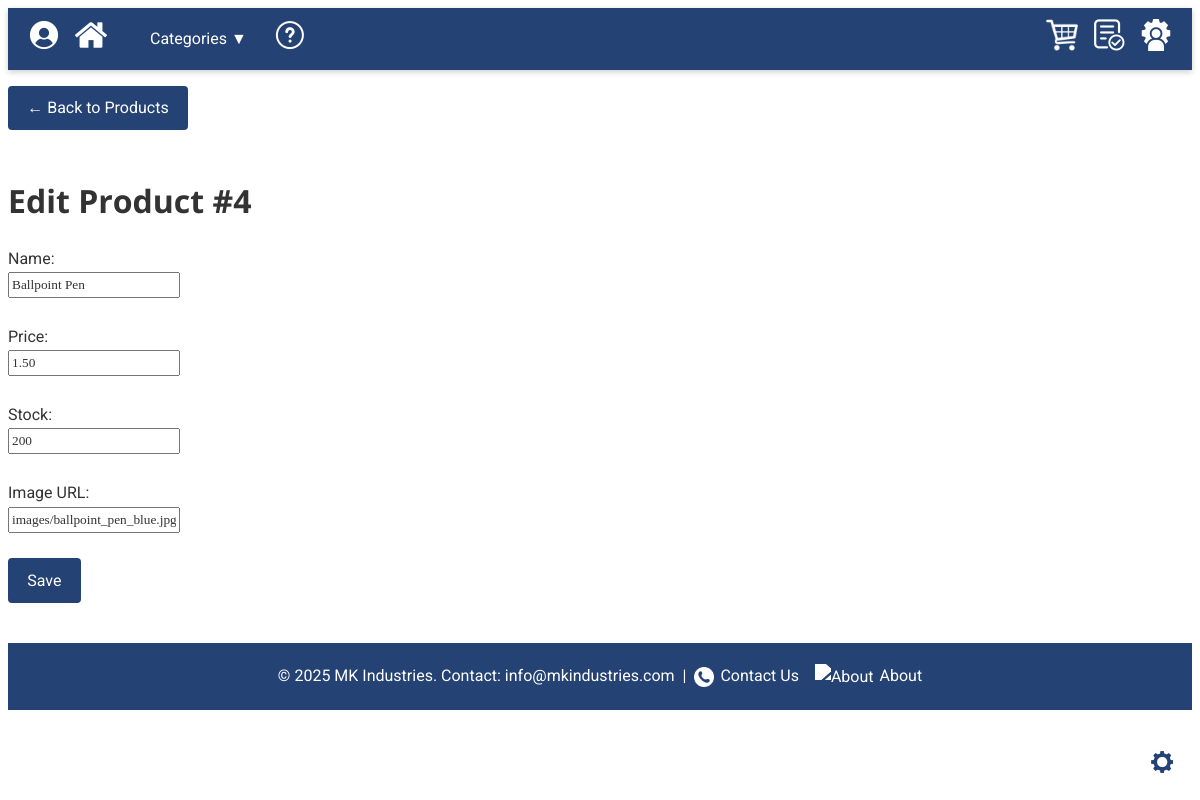
The app's page /admin/product_form.php?id=4 (signed in) with its own data.
### tables this page shows
CREATE TABLE `products` (
  `product_id` int(11) NOT NULL,
  `category_id` int(11) NOT NULL,
  `name` varchar(150) NOT NULL,
  `price` decimal(10,2) NOT NULL,
  `stock` int(11) NOT NULL DEFAULT 0,
  `description` text DEFAULT NULL,
  `image_url` varchar(255) DEFAULT NULL,
  `created_at` timestamp NOT NULL DEFAULT current_timestamp(),
  `category` varchar(50) NOT NULL DEFAULT 'Accessories'
);

### db.php (called while the page is built, shortened)
<?php
class Database {
    private $host     = '127.0.0.1';
    private $db_name  = 'schoolstore_db';
    private $username = 'root';
    private $password = '';
    public  $conn;
    public function getConnection() {
        if ($this->conn === null) {
            try {
                $this->conn = new PDO(
                    "mysql:host={$this->host};dbname={$this->db_name};charset=utf8mb4",
                    $this->username,
                    $this->password
                );
                $this->conn->setAttribute(PDO::ATTR_ERRMODE, PDO::ERRMODE_EXCEPTION);
            } catch (PDOException $e) {
                echo "Connection error: " . $e->getMessage();
                exit;
            }
        }
        return $this->conn;
    }
    public function query($sql, $params = []) {
        $stmt = $this->conn->prepare($sql);
        $stmt->execute($params);
        return $stmt;
    }
}

### admin/product_form.php (the view, shortened to what this page needs)
<?php
$root='../';
require_once $root.'db.php';
$db   = new Database();
$id      = (int)($_GET['id'] ?? 0);
$isEdit  = $id>0;
$product = ['name'=>'','price'=>'','stock'=>'','image_url'=>''];
if ($isEdit) {
  $product = $db->query(
    "SELECT * FROM products WHERE product_id=? LIMIT 1",
    [$id]
  )->fetch();
}
$pageTitle = $isEdit ? "Edit Product #$id" : 'New Product';
include $root.'header.php';
?>
<main class="admin-dashboard">
  <p>
    <a href="products.php" class="button">&larr; Back to Products</a>
  </p>
  <h1><?=$pageTitle?></h1>
  <form method="post">
    <label>Name:</label><br>
    <input name="name" value="<?=htmlspecialchars($product['name'])?>" required><br><br>
    <label>Price:</label><br>
    <input name="price" type="number" step="0.01"
           value="<?=htmlspecialchars($product['price'])?>" required><br><br>
    <label>Stock:</label><br>
    <input name="stock" type="number"
           value="<?=htmlspecialchars($product['stock'])?>" required><br><br>
    <label>Image URL:</label><br>
    <input name="image_url" value="<?=htmlspecialchars($product['image_url'])?>"><br><br>
    <button type="submit" class="button"><?=$isEdit?'Save':'Create'?></button>
  </form>
</main>
<?php include $root.'footer.php'; ?>

### assets/css/styles.css (style rules this page uses)
:root { --primary-color: #244273; --secondary-color: #f0f0f0; --accent-color: #66c; --font-sans: 'Roboto', sans-serif; --font-heading: 'Open Sans', sans-serif; }
body { font-family: var(--font-sans); line-height: 1.6; color: #333; }
h1, h2, h3, h4 { font-family: var(--font-heading); margin-top: 1.4em; margin-bottom: 0.6em; }
.button { background: var(--primary-color); color: #fff; border: none; padding: 0.6rem 1.2rem; font-size: 1rem; cursor: pointer; border-radius: 4px; transition: background-color 0.3s ease, transform 0.2s ease; }

### records on screen
products: name "Ballpoint Pen", price "1.50", stock "200", image_url "images/ballpoint_pen_blue.jpg"

### other values on screen
$pageTitle "Edit Product #4"
